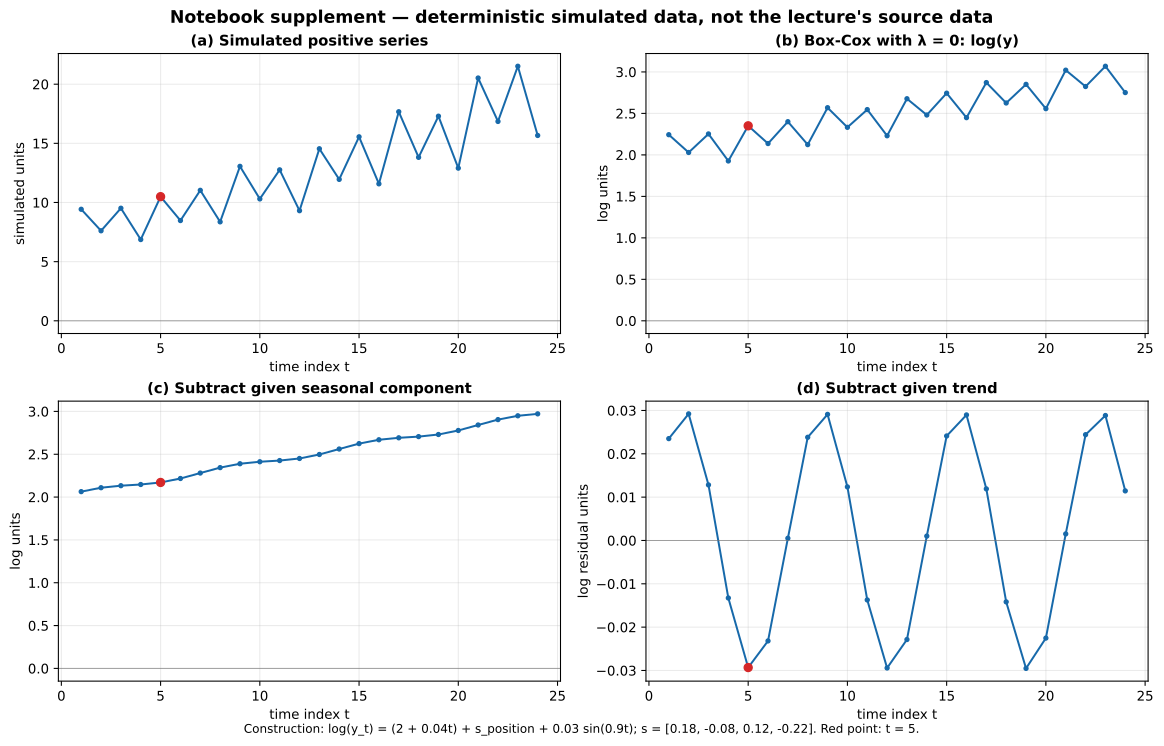

The Python source for this figure:
from pathlib import Path
import csv
import math

import matplotlib.pyplot as plt
import numpy as np


OUT = Path(__file__).resolve().parent
t = np.arange(1, 25, dtype=float)
season_by_position = np.array([0.18, -0.08, 0.12, -0.22])
season = season_by_position[((t.astype(int) - 1) % 4)]
trend = 2.0 + 0.04 * t
noise = 0.03 * np.sin(0.9 * t)

# Positive, deterministic teaching series. These are declared components,
# not estimates from the lecture's heater-demand figure.
log_y = trend + season + noise
y = np.exp(log_y)
boxcox_lambda0 = np.log(y)
deseasonalized = boxcox_lambda0 - season
detrended = deseasonalized - trend

rows = zip(t.astype(int), y, boxcox_lambda0, season, trend, deseasonalized, detrended)
with (OUT / "M08-simulated-transform-data.csv").open("w", newline="", encoding="utf-8-sig") as f:
    writer = csv.writer(f)
    writer.writerow([
        "t", "simulated_positive_y", "boxcox_lambda0_log_y",
        "given_season_log", "given_trend_log", "deseasonalized_log",
        "detrended_log",
    ])
    writer.writerows(rows)

fig, axes = plt.subplots(2, 2, figsize=(12, 7.5), constrained_layout=True)
panels = [
    (axes[0, 0], y, "(a) Simulated positive series", "simulated units"),
    (axes[0, 1], boxcox_lambda0, "(b) Box-Cox with λ = 0: log(y)", "log units"),
    (axes[1, 0], deseasonalized, "(c) Subtract given seasonal component", "log units"),
    (axes[1, 1], detrended, "(d) Subtract given trend", "log residual units"),
]

for ax, values, title, ylabel in panels:
    ax.plot(t, values, marker="o", markersize=3, linewidth=1.5, color="#1769aa")
    ax.axhline(0, color="#777777", linewidth=0.7, alpha=0.7)
    ax.set_title(title, fontsize=11, weight="bold")
    ax.set_xlabel("time index t")
    ax.set_ylabel(ylabel)
    ax.grid(alpha=0.25)

idx = 4  # t = 5
for ax, values, _, _ in panels:
    ax.scatter([t[idx]], [values[idx]], color="#d62728", zorder=5)

fig.suptitle(
    "Notebook supplement — deterministic simulated data, not the lecture's source data",
    fontsize=13,
    weight="bold",
)
fig.text(
    0.5,
    -0.01,
    "Construction: log(y_t) = (2 + 0.04t) + s_position + 0.03 sin(0.9t); "
    "s = [0.18, -0.08, 0.12, -0.22]. Red point: t = 5.",
    ha="center",
    fontsize=9,
)
fig.savefig(OUT / "M08-simulated-transform-panels.svg", format="svg", bbox_inches="tight")
fig.savefig(OUT / "M08-simulated-transform-panels.preview.png", dpi=160, bbox_inches="tight")

assert np.all(y > 0)
assert np.allclose(boxcox_lambda0, log_y)
assert np.allclose(deseasonalized, trend + noise)
assert np.allclose(detrended, noise)

print(f"t5_y={y[idx]:.6f}")
print(f"t5_log={boxcox_lambda0[idx]:.6f}")
print(f"t5_season={season[idx]:.6f}")
print(f"t5_deseasonal={deseasonalized[idx]:.6f}")
print(f"t5_trend={trend[idx]:.6f}")
print(f"t5_detrended={detrended[idx]:.6f}")
